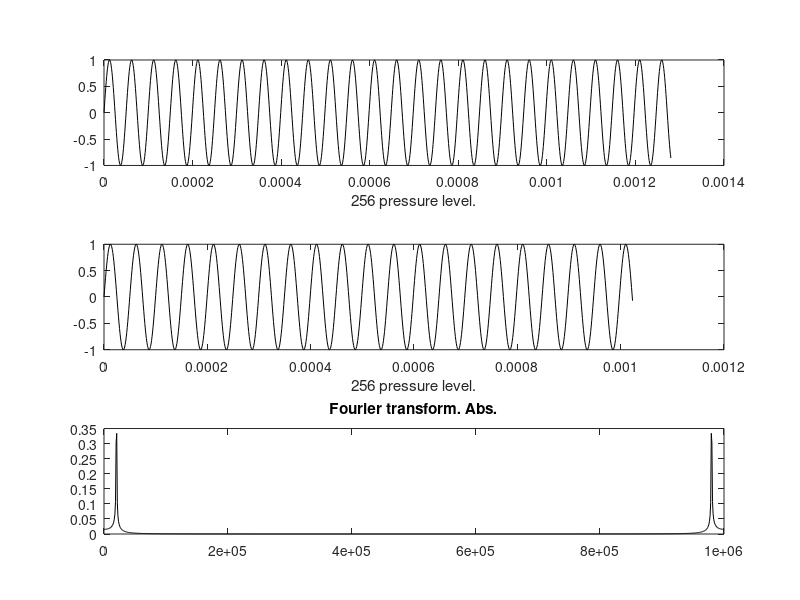
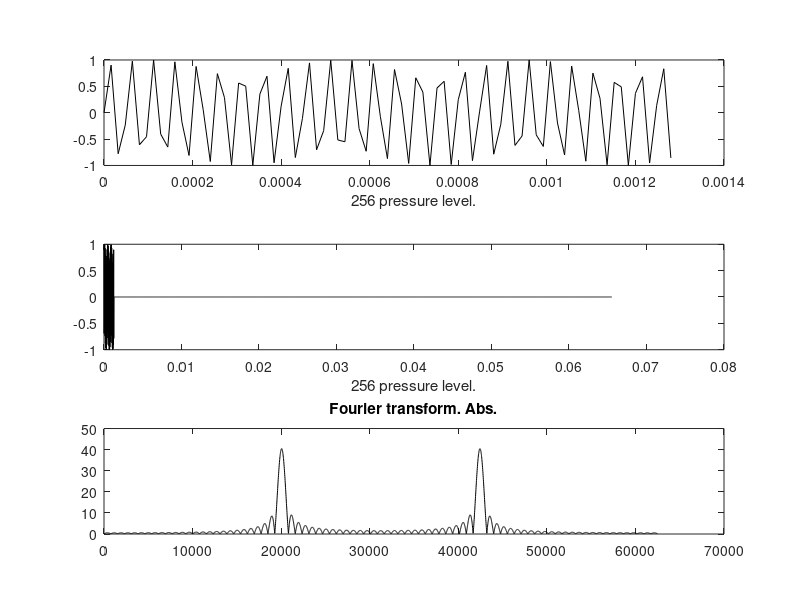

The MATLAB source for these figures, in order:
%mducng/SoC/D2/G2touch
clc;
clear;
close all;
% to test the Fs conversion: 1MHz --> 1/16*1MHz
%%%%%%%%%%%%%%%%%%%%%%%%%%%%%%%%%%%%%%%%%%%%%%%%%%%%%%%%%%%%%%%%%%%%%%%%%%%
Fs                  =  1000000;                 % Sampling freq 1MHz
dt                  =  1/Fs;
fP                  =  20050;                   % Base freq
sps                 =  1281;                    % #samples per symbol
ns                  =  0:(sps-1);               % Samples vectors
%%%%%%%%%%%%%%%%%%%%%%%%%%%%%%%%%%%%%%%%%%%%%%%%%%%%%%%%%%%%%%%%%%%%%%%%%%%
SymbolPressure1     =  sin(2*pi*ns*fP*dt);
%%%%%%%%%%%%%%%%%%%%%%%%%%%%%%%%%%%%%%%%%%%%%%%%%%%%%%%%%%%%%%%%%%%%%%%%%%%
tS                  = (0:length(SymbolPressure1)-1)*dt;  %t received symbol
%%%%%%%%%%%%%%%%%%%%%%%%%%%%%%%%%%%%%%%%%%%%%%%%%%%%%%%%%%%%%%%%%%%%%%%%%%%
Nfft                = 1024;
dF                  = Fs/Nfft;
fVectors            = (0:(Nfft-1))*dF;
tVectors            = (0:(Nfft-1))*dt;
FFTresult1          = fft(SymbolPressure1,Nfft);
yAbs1               = abs(FFTresult1/Nfft);
%yPhase1             = imag(FFTresult1);
%%%%%%%%%%%%%%%%%%%%%%%%%%%%%%%%%%%%%%%%%%%%%%%%%%%%%%%%%%%%%%%%%%%%%%%%%%%
figure(1)
subplot(3,1,1);
plot(tS,SymbolPressure1,'k');
xlabel("256 pressure level.");
%axis([0 Nfft*1/Fs -2 2]);
%%%%%%%%%%%%%%
subplot(3,1,2);
plot(tVectors,SymbolPressure1(1:Nfft),'k');
xlabel("256 pressure level.");
%axis([0 Nfft*1/Fs -2 2]);
%%%%%%%%%%%%%%
subplot(3,1,3);
plot(fVectors,yAbs1,'k');
title('Fourier transform. Abs.'); 
%axis([0 Fs 0 Nfft/2]);
%%%%%%%%%%%%%%
%subplot(4,1,4);
%stem(fVectors,yPhase1);
%title('Fourier transform. Abs.'); 
%axis([0 Fs -Nfft Nfft/2]);
%%%%%%%%%%%%%%%%%%%%%%%%%%%%%%%%%%%%%%%%%%%%%%%%%%%%%%%%%%%%%%%%%%%%%%%%%%%
% Sample-rate conversion Fsnew = Fs/ss
ss                  = 16;
Nfftnew             = 4096;
Fsnew               = Fs/ss;
dtnew               = 1/Fsnew;
dFnew               = Fsnew/Nfftnew;
spsnew              = sps/ss;
SymbolNew           = SymbolPressure1(1:ss:sps);
tSnew               = (0:length(SymbolNew)-1)*dtnew;  %t received symbol
%%%%%%%%%%%%%%%%%%%%%%%%%%%%%%%%%%%%%%%%%%%%%%%%%%%%%%%%%%%%%%%%%%%%%%%%%%%
figure(2)
subplot(3,1,1);
plot(tSnew,SymbolNew,'k');
xlabel("256 pressure level.");
%axis([0 Nfft*1/Fsnew -2 2]);
%%%%%%%%%%%%%%%%%%%%%%%%%%%%%%%%%%%%%%%%%%%%%%%%%%%%%%%%%%%%%%%%%%%%%%%%%%
for i = 1:1:Nfftnew  
    SymbolNew(i)    = 0;
end
for i = 1:1:spsnew  
    SymbolNew(i)    = SymbolPressure1(ss*i);
end
tSnew               = (0:length(SymbolNew)-1)*dtnew;  %t received symbol
%%%%%%%%%%%%%%%%%%%%%%%%%%%%%%%%%%%%%%%%%%%%%%%%%%%%%%%%%%%%%%%%%%%%%%%%%%%
fVectorsnew         = (0:(Nfftnew-1))*dFnew;
tVectorsnew         = (0:(Nfftnew-1))*dtnew;
FFTresult1new       = fft(SymbolNew,Nfftnew);
yAbs1new            = abs(FFTresult1new);
%yPhase1new          = imag(FFTresult1new);
%%%%%%%%%%%%%%
subplot(3,1,2);
plot(tVectorsnew,SymbolNew,'k');
xlabel("256 pressure level.");
%axis([0 Nfftnew*dtnew -2 2]);
%%%%%%%%%%%%%%
subplot(3,1,3);
plot(fVectorsnew,yAbs1new,'k');
title('Fourier transform. Abs.'); 
%axis([0 Fsnew 0 Nfftnew/64]);
%%%%%%%%%%%%%%
%subplot(4,1,4);
%stem(fVectorsnew,yPhase1new);
%title('Fourier transform. Abs.'); 
%axis([0 Fsnew -Nfftnew/64 Nfftnew/64]);
%%%%%%%%%%%%%%%%%%%%%%%%%%%%%%%%%%%%%%%%%%%%%%%%%%%%%%%%%%%%%%%%%%%%%%%%%%%
   